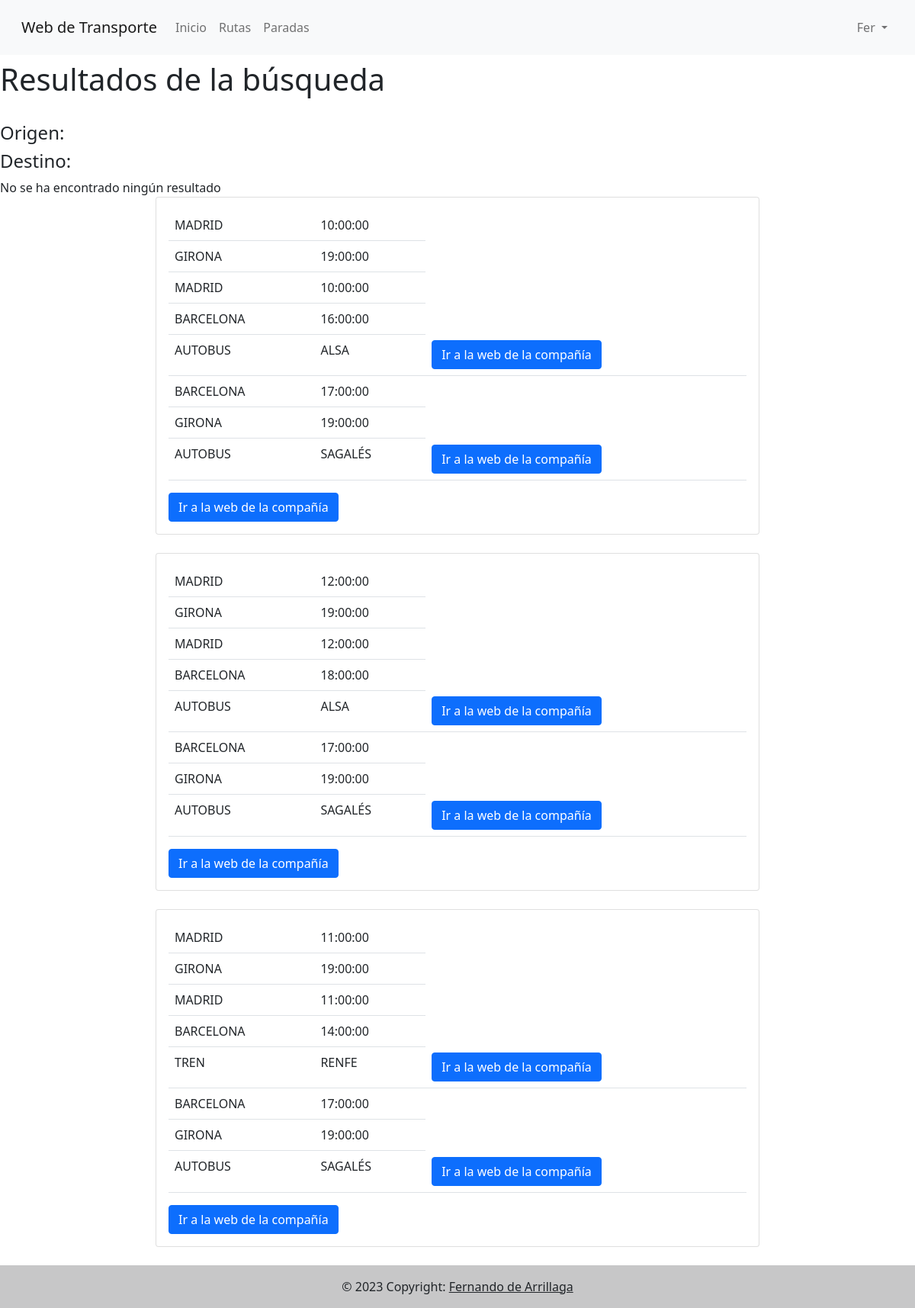
Page /resultado.php (signed in) on the committed database.
### tables this page shows
CREATE TABLE `paradas` (
  `id` int(11) NOT NULL,
  `id_ruta` int(11) NOT NULL,
  `parada` varchar(20) NOT NULL,
  `hora` time NOT NULL
);

### resultado.php (the view, shortened to what this page needs)
<!DOCTYPE html>
<html lang="en">
<head>
</head>
<header>
        <?php require_once('header.php');?>
    </header>
<h1>Resultados de la búsqueda</h1>
<?php
$origen= $_POST["origen"];
$destino = $_POST["destino"];
$conexion=mysqli_connect("localhost", "root", "", "transporte");
echo "<br>";
echo "<h4>Origen: $origen</h4>";
echo "<h4>Destino: $destino</h4>";
?>
<?php
$rows = array();
$transbordo=false;
if (count($rows)==0){
  echo "No se ha encontrado ningún resultado";
  $transbordo=true;
  $query3="SELECT ORIGEN.* , P1.*, P2.* , DESTINO.*, ORIGEN.parada as origen, ORIGEN.hora as salida, P1.parada as parada_tr, P1.hora as llegada_tr, P2.hora as salida_tr, DESTINO.parada as destino, DESTINO.hora as llegada, (SELECT operador from rutas WHERE id=ORIGEN.id_ruta) as operador1, (SELECT operador from rutas WHERE id=DESTINO.id_ruta) as operador2, (SELECT web from operadores WHERE operadores.nombre=operador1) as web1, (SELECT web from operadores WHERE operadores.nombre=operador2) as web2, (SELECT medio from rutas WHERE id=ORIGEN.id_ruta) as medio1, (SELECT medio from rutas WHERE id=DESTINO.id_ruta) as medio2 FROM `paradas` ORIGEN, `paradas` DESTINO, `paradas` P1, `paradas` P2 WHERE ORIGEN.hora<DESTINO.hora AND ORIGEN.hora<P1.hora AND ORIGEN.parada='MADRID' AND DESTINO.parada='GIRONA' AND ORIGEN.id_ruta=P1.id_ruta AND P1.parada=P2.parada AND P2.id_ruta=DESTINO.id_ruta;";
  $sql=$conexion->query($query3);
  while ($row = mysqli_fetch_assoc($sql)) {
    array_push($rows, $row);
  }
}
?>
<?php
if ($transbordo==false){
  ?>
  <div class="row justify-content-center">
  <div class="col-sm-8 col-12">
        <?php
        for ($i=0; $i < count($rows); $i++) {
          echo "<div class='card'>";
          echo "<div class='card-body'>";
          echo "<table class='table'>";
          echo "<tr>";
          echo "<td>".$rows[$i]["origen"]."</td>";
          echo "<td>".$rows[$i]["salida"]."</td>";
          echo "</tr>";
          echo "<tr>";
          echo "<td>".$rows[$i]["destino"]."</td>";
          echo "<td>".$rows[$i]["llegada"]."</td>";
          echo "</tr>";
          echo "<tr>";
          echo "<td>".$rows[$i]["medio"]."</td>";
          echo "<td>".$rows[$i]["operador"]."</td>";
          echo "</tr>";
          echo "</table>";
          ?>
          <a href="<?php echo $rows[$i]["web"] ?>" class="btn btn-primary">Ir a la web de la compañía</a>
          <?php
          echo "</div>";
          echo "</div>";
          echo "<br>";
        }
        ?>
  </div>
</div>
<?php
} else {
  ?>
  <div class="row justify-content-center">
  <div class="col-sm-8 col-12">
        <?php
        for ($i=0; $i < count($rows); $i++) {
          echo "<div class='card'>";
          echo "<div class='card-body'>";
          echo "<table class='table'>";
          echo "<tr>";
          echo "<td>".$rows[$i]["origen"]."</td>";
          echo "<td>".$rows[$i]["salida"]."</td>";
          echo "</tr>";
          echo "<tr>";
          echo "<td>".$rows[$i]["destino"]."</td>";
          echo "<td>".$rows[$i]["llegada"]."</td>";
          echo "</tr>";
          echo "<tr>";
          echo "<td>".$rows[$i]["origen"]."</td>";
          echo "<td>".$rows[$i]["salida"]."</td>";
          echo "</tr>";
          echo "<tr>";
          echo "<td>".$rows[$i]["parada_tr"]."</td>";
          echo "<td>".$rows[$i]["llegada_tr"]."</td>";
          echo "</tr>";
          echo "<tr>";
          echo "<td>".$rows[$i]["medio1"]."</td>";
          echo "<td>".$rows[$i]["operador1"]."</td>";
          ?>
          <td><a href="<?php echo $rows[$i]["web1"] ?>" class="btn btn-primary">Ir a la web de la compañía</a></td>
          <?php
          echo "</tr>";
          echo "<tr>";
          echo "<td>".$rows[$i]["parada_tr"]."</td>";
          echo "<td>".$rows[$i]["salida_tr"]."</td>";
          echo "</tr>";
          echo "<tr>";
          echo "<td>".$rows[$i]["destino"]."</td>";
          echo "<td>".$rows[$i]["llegada"]."</td>";
          echo "</tr>";
          echo "<tr>";
          echo "<td>".$rows[$i]["medio2"]."</td>";
          echo "<td>".$rows[$i]["operador2"]."</td>";
          ?>
          <td><a href="<?php echo $rows[$i]["web2"] ?>" class="btn btn-primary">Ir a la web de la compañía</a></td>
          <?php
          echo "</tr>";
          echo "</table>";
          ?>
          <a href="<?php echo $rows[$i]["web"] ?>" class="btn btn-primary">Ir a la web de la compañía</a>
          <?php
          echo "</div>";
          echo "</div>";
          echo "<br>";
        }
        ?>
  </div>
</div>
<?php
}
?>
<footer>
</footer>
</html>

### style.css (style rules this page uses)
body { padding-top: 80px; }

### rows in the picture
paradas: parada "MADRID", hora "10:00:00", paradas.parada "GIRONA", paradas.hora "19:00:00", paradas.parada "BARCELONA", paradas.hora "16:00:00", medio1 "AUTOBUS", operador1 "ALSA", paradas.hora "17:00:00", medio2 "AUTOBUS", operador2 "SAGALÉS"
paradas: parada "MADRID", hora "12:00:00", paradas.parada "GIRONA", paradas.hora "19:00:00", paradas.parada "BARCELONA", paradas.hora "18:00:00", medio1 "AUTOBUS", operador1 "ALSA", paradas.hora "17:00:00", medio2 "AUTOBUS", operador2 "SAGALÉS"
paradas: parada "MADRID", hora "11:00:00", paradas.parada "GIRONA", paradas.hora "19:00:00", paradas.parada "BARCELONA", paradas.hora "14:00:00", medio1 "TREN", operador1 "RENFE", paradas.hora "17:00:00", medio2 "AUTOBUS", operador2 "SAGALÉS"

### other values in the picture
$_SESSION["usuario"] "Fer"
